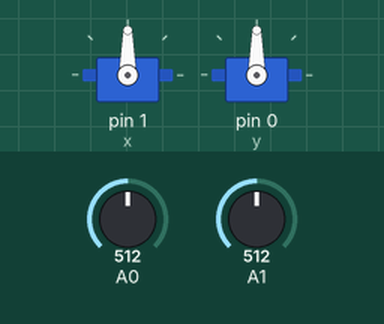
A sketch run on a simulated Arduino Leonardo, built with avr-gcc and run on an emulated ATmega32U4. On the bench: 2 × servo. The test bench sets the inputs (shaded band); at power-on: A0 = 512, A1 = 512. What the sketch prints to the serial monitor is not drawn.

Above: at 1.8 s.
1.9 s: A0 set to 716
At 2.4 s:
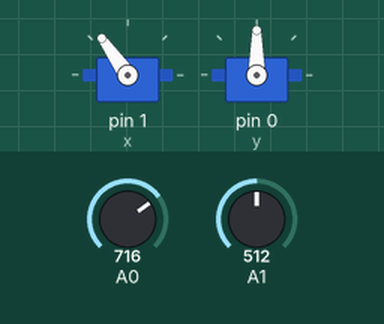
3.5 s: A1 set to 716
At 5.2 s:
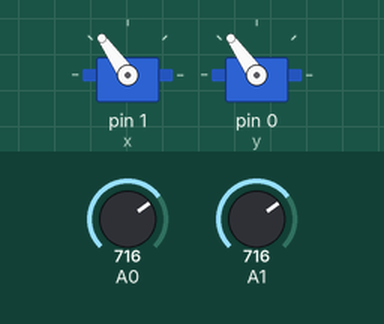
5.5 s: A0 set to 900
At 6.7 s:
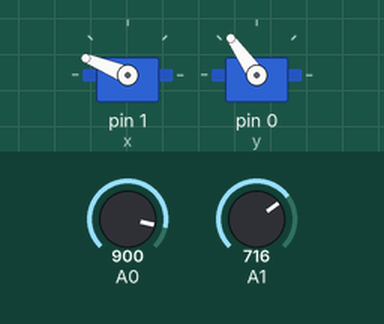
7.5 s: A1 set to 900
At 8.3 s:
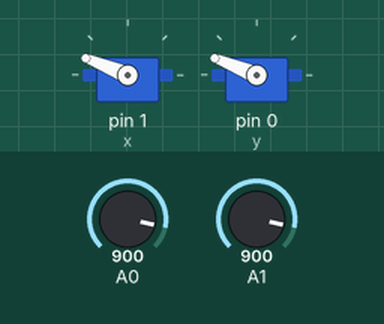
9.5 s: A0 set to 1023
At 11.1 s:
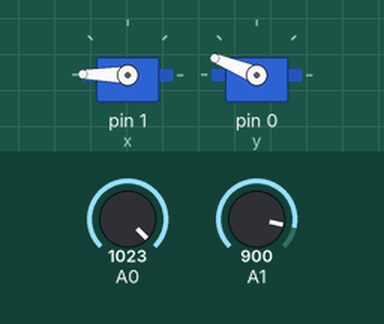
11.5 s: A1 set to 306
At 12.6 s:
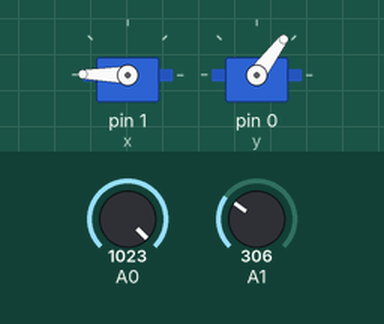
Timing chart, 0 to 14.5 s (numbered marks = the images above; inputs shaded):
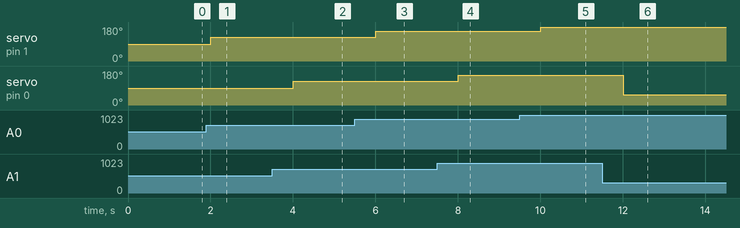

Measured:
- after the input at 1.9 s, servo on pin 1 (x): 90° → 125° after 0.10 s
- after the input at 3.5 s, servo on pin 0 (y): 90° → 125° after 0.50 s
- after the input at 5.5 s, servo on pin 1 (x): 125° → 158° after 0.50 s
- after the input at 7.5 s, servo on pin 0 (y): 125° → 158° after 0.51 s
- after the input at 9.5 s, servo on pin 1 (x): 158° → 179° after 0.51 s
- after the input at 11.5 s, servo on pin 0 (y): 158° → 53° after 0.51 s

The sketch:

Esplora-Joystick-Control.ino
```cpp
#include <Esplora.h> //Libraries
#include <Servo.h>
Servo x; //Servo 1
Servo y; //Servo 2
void setup() {
  x.attach(1); //Change both numbers acording to location of servo's pin
  y.attach(0);
  Serial.begin(9600); //Begin serial input
}

void loop() {
  int valx = Esplora.readJoystickX(); //Read joystick X value
  int valy = Esplora.readJoystickY(); //Read joystick Y value
  Serial.println(valx, valy); //Print values to serial monitor
  int valx1 = map(valx, -512, 512, 0, 180); //Map both joysticks value to servo acceptable values
  int valy1 = map(valy, -512, 512, 0, 180);
  x.write(valx1); //Write to both servos
  y.write(valy1);
  delay(1000); //Delay. Prevents overloading(?)
}
```
